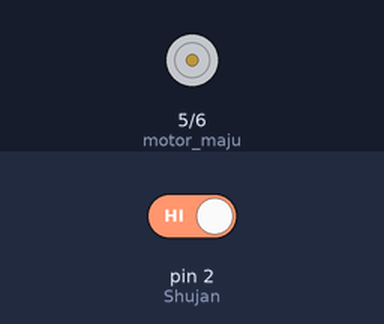
Simulated run of this sketch. Board: Arduino Uno, built with avr-gcc and run on an emulated ATmega328P. Parts: motor-driver pin pairs drawn as motors (green arrow = first pin HIGH = forward, orange = second pin HIGH = backward, longer = more drive). The inputs (shaded band) are chosen by the test bench; at power-on: pin 2 (Shujan) HIGH.

Above: at 2.8 s.
2.9 s: pin 2 (Shujan) driven LOW
At 3.07 s:
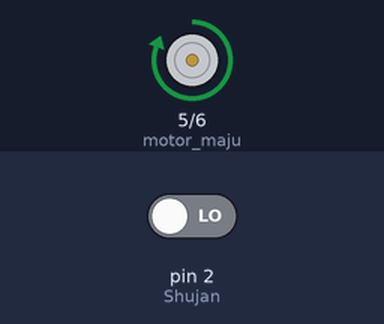
4.6 s: pin 2 (Shujan) driven HIGH
At 5.22 s:
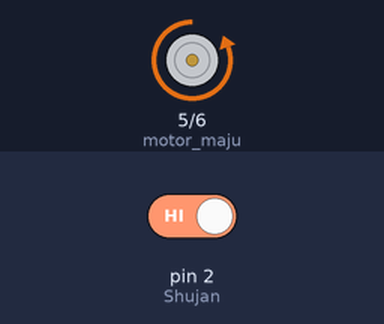
Timing chart, 0 to 7.6 s (numbered marks = the images above; inputs shaded):
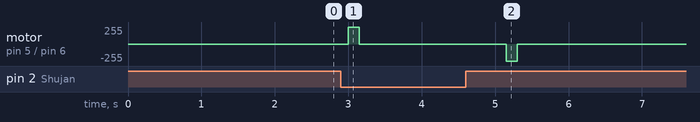

Measured:
- after the input at 2.9 s, motor on pin 5 (motor_maju) / pin 6 (motor_mundur): stopped → forward 255/255 after 0.10 s, → stopped 0.15 s later
- after the input at 4.6 s, motor on pin 5 (motor_maju) / pin 6 (motor_mundur): stopped → backward 255/255 after 0.55 s, → stopped 0.15 s later

The sketch:

automatic-clothes-rain-sensor.ino
```cpp
#define Shujan 2
#define motor_maju 5
#define motor_mundur 6

bool cuaca = false;

void setup() {
  pinMode(Shujan, INPUT);
  pinMode(motor_maju, OUTPUT);
  pinMode(motor_mundur, OUTPUT);
}

void loop() {
  int air = digitalRead(Shujan);

  if (air == LOW && cuaca == false){
    digitalWrite(motor_maju, HIGH);
    digitalWrite(motor_mundur, LOW);
    delay(150);
    cuaca = true;
  }
  else if(air == HIGH && cuaca == true){
    digitalWrite(motor_maju, LOW);
    digitalWrite(motor_mundur, HIGH);
    delay(150);
    cuaca = false;
  }
  digitalWrite(motor_maju, LOW);
  digitalWrite(motor_mundur, LOW);
  delay(1000);
}
```
